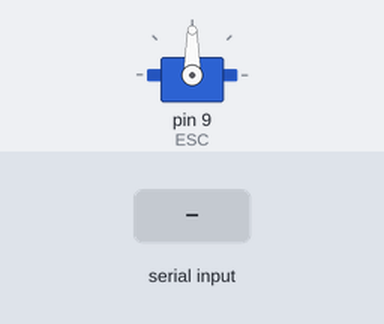
A sketch run on a simulated Arduino Uno, built with avr-gcc and run on an emulated ATmega328P. On the bench: servo. Inputs (shaded band) come from the test bench.

Above: at 1.2 s.
1.3 s: "90,45\n" received over Serial
At 3.0 s:
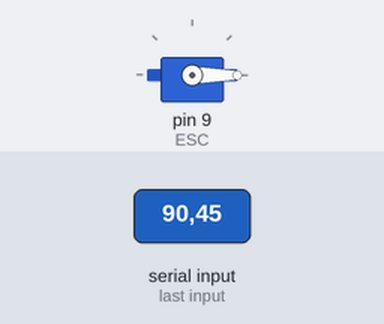
3.8 s: "30,150\n" received over Serial
At 4.6 s:
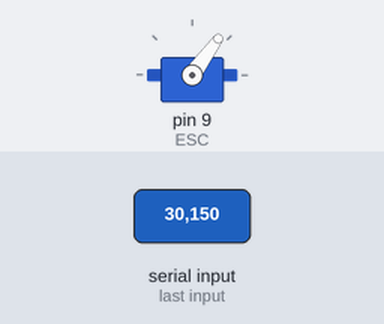
Timing chart, 0 to 6.8 s (numbered marks = the images above; inputs shaded):
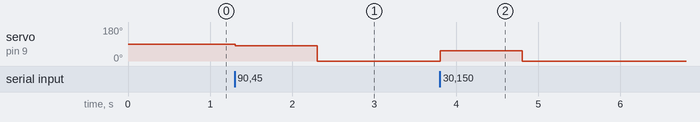

Measured:
- after the input at 1.3 s, servo on pin 9 (ESC): 90° → 81° at once, → 0° 1.0 s later
- after the input at 3.8 s, servo on pin 9 (ESC): 0° → 54° at once, → 0° 1.0 s later

The sketch:

openventilator-testbench-arduino.ino
```cpp
//
// Very simple software to control R/C ESC from serial port
//
// Henry Palonen / 25.3.2020

#include <Servo.h>

Servo ESC;     // create servo object to control the ESC

int outValue;  // value from the analog pin

void setup() {
  // Attach the ESC on pin 9
  ESC.attach(9,1000,2000); // (pin, min pulse width, max pulse width in microseconds)
  Serial.begin(9600);
}

void loop() {

  // check if data has been sent from the computer:
  if (Serial.available()) {

    // read the most recent byte (which will be from 0 to 255):
    outValue = Serial.parseInt();
    //Serial.println(outValue);

     if (outValue > -1 && outValue < 101)
     {
        outValue = map(outValue, 0, 100, 0, 180);
        ESC.write(outValue);    // Send the signal to the ESC
     }
  }
}
```
